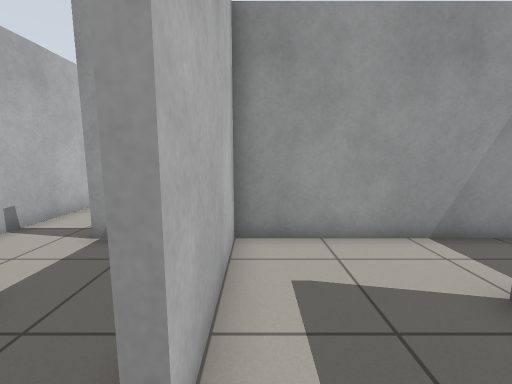
view 1 (above)

22 first-person views from a walk through a world built for the Gazebo simulator. The camera is 0.94 m above the floor, tilts 8° down and sees 90° across. The floor is counted in squares, 0.5 m on a side. Each view is taken from the middle of a square. On the plan, view 1 faces up. The plan holds only what a view shows up to about 15 squares ahead; the rest is blank.

view 2
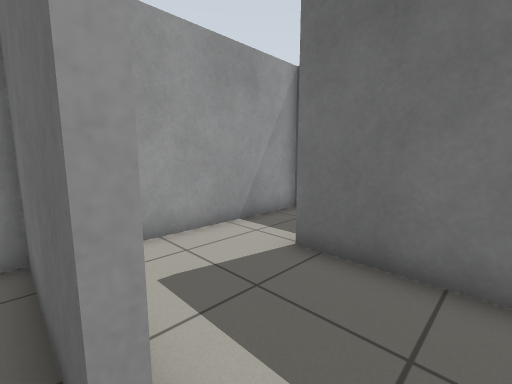

view 3
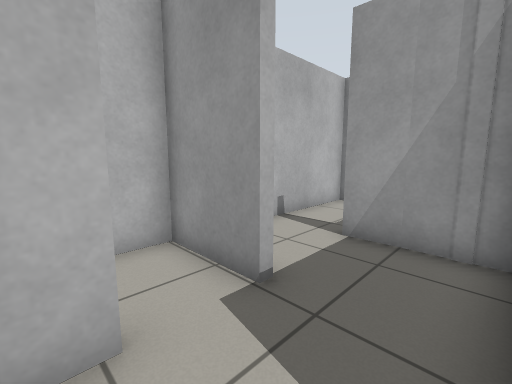

view 4
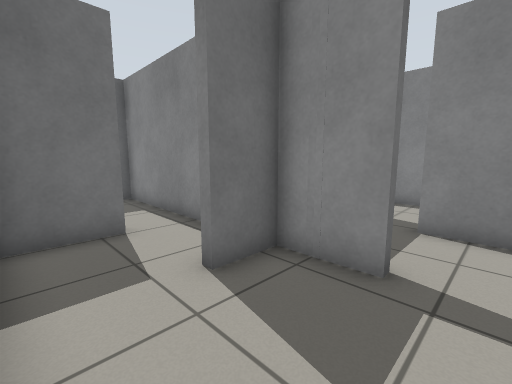

view 5
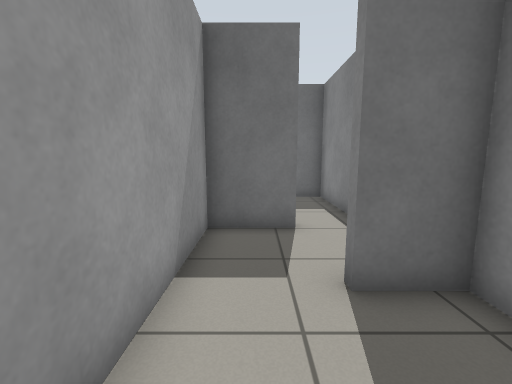

view 6
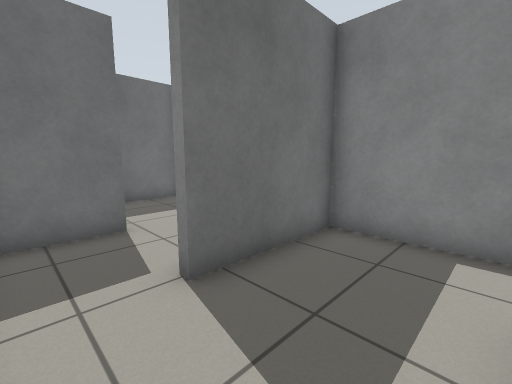

view 7
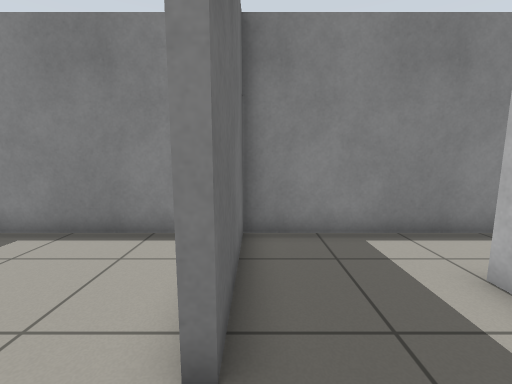

view 8
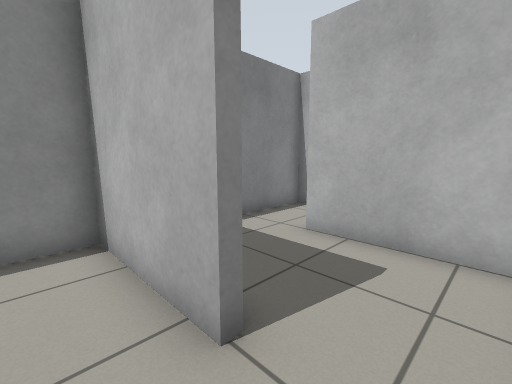

view 9
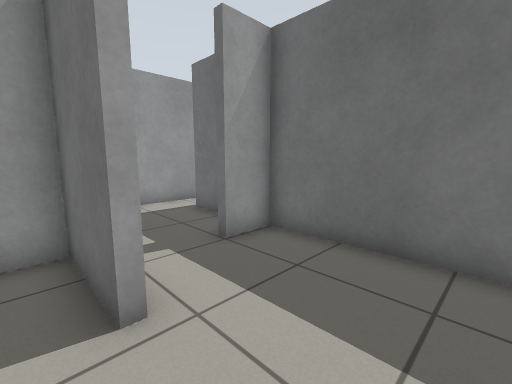

view 10
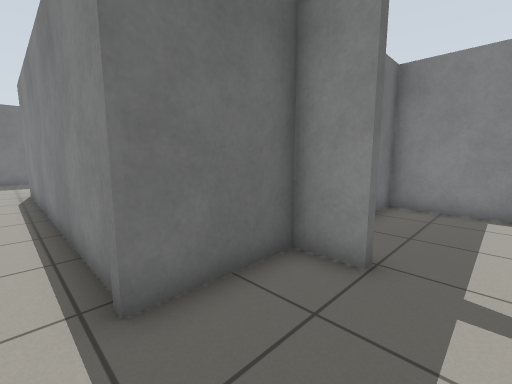

view 11
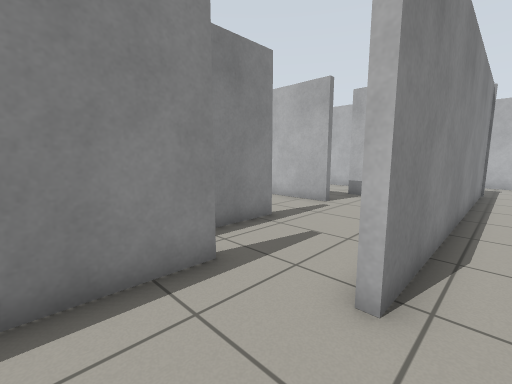

view 12
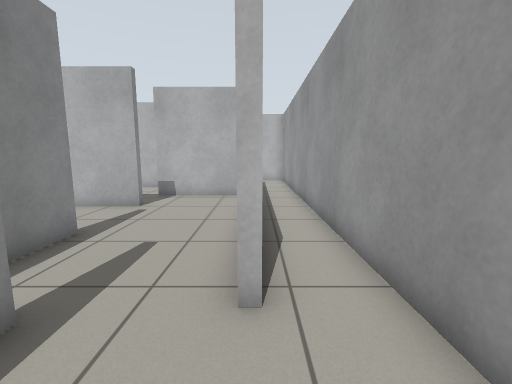

view 13
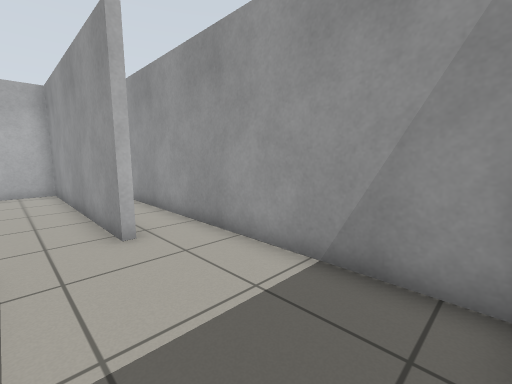

view 14
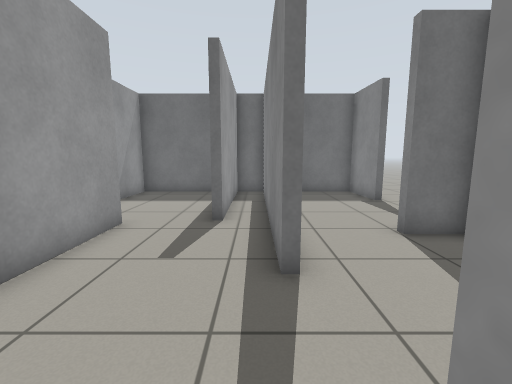

view 15
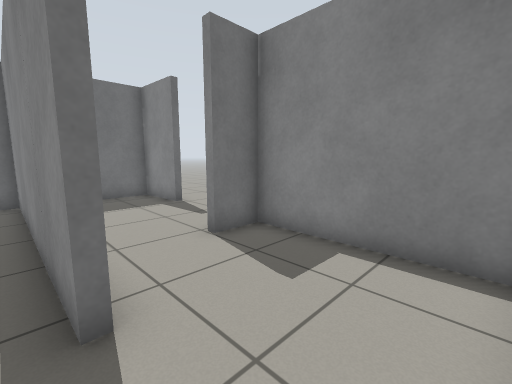

view 16
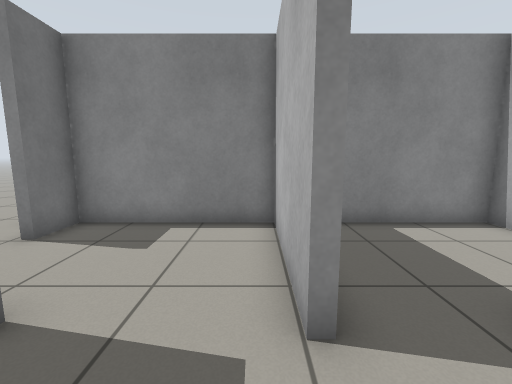

view 17
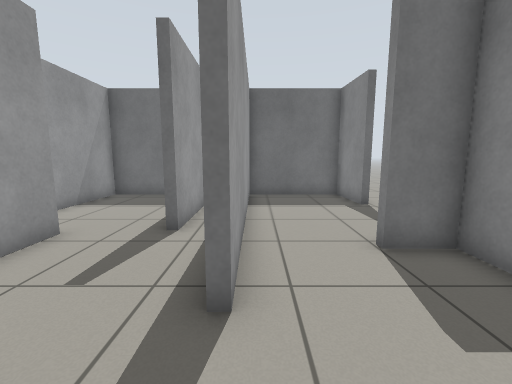

view 18
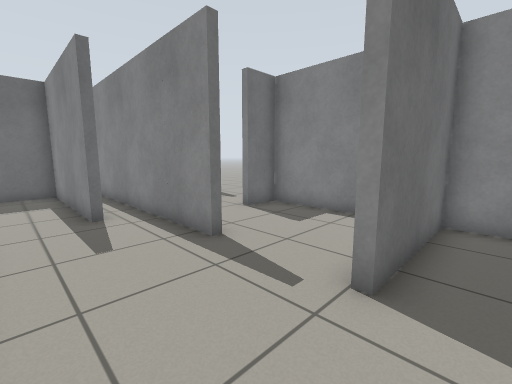

view 19
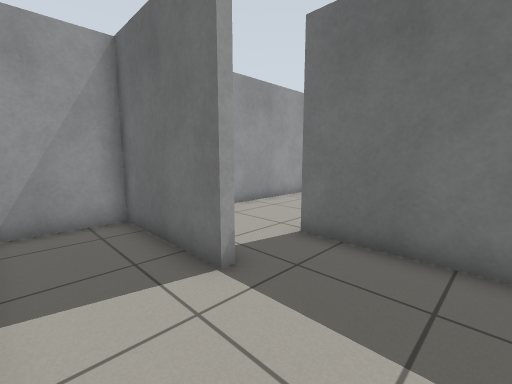

view 20
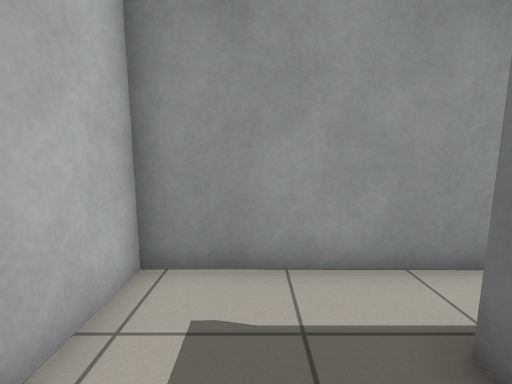

view 21
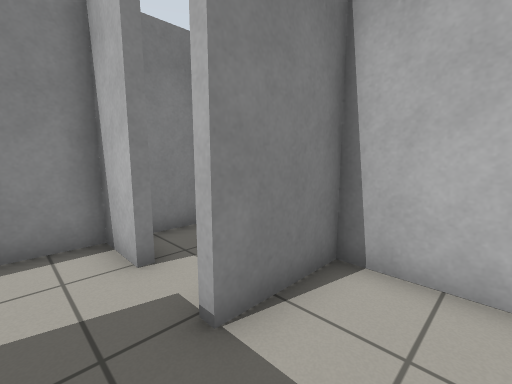

view 22
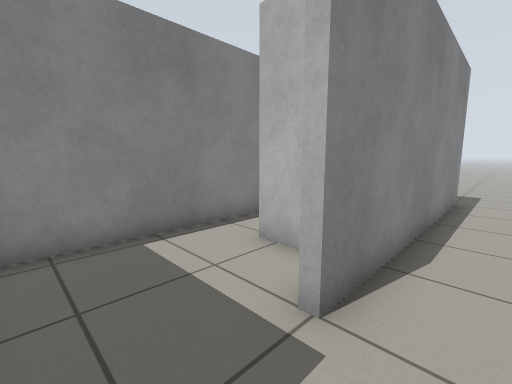

### Floor plan
Points are (right, up) in squares from view 1. A wall is a line through its corners. A room is listed if a view was taken in it or the views show most of it. See-through windows are left out.
Room 1 (view 1)
walls: (-0.6, -1.1) (3.3, -1.1) (3.3, 1.6)
ways out: opening at (-1, 0.5) to room 2; opening at (1, 2.5) to room 4
Room 2 (views 2, 3)
walls: (-3.9, 0.7) (-3.5, 0.7) (-3.5, -1.1) (-0.6, -1.1); (-3.4, 2.6) (-6.2, 2.6) (-6.2, 1.4); (-0.8, 1.3) (-0.8, 2.5); (-5.8, -1.1) (-4.5, -1.1)
ways out: opening at (-1, 0.5) to room 1; opening at (-2.5, 3) to room 3
Room 3 (views 4, 5, 21)
walls: (-3.9, 6) (-1.6, 6) (-1.6, 7.7) (-1.3, 7.7); (-0.3, 6) (1.4, 6); (-6.2, 10.4) (-6.2, 2.9) (-3.4, 2.9); (1.6, 7.9) (1.6, 10.4); (-0.8, 2.5) (-0.8, 5.7) (-3.8, 5.7); (1.6, 10.1) (-3.9, 10.1)
ways out: opening at (-2.5, 3) to room 2; opening at (2, 7) to room 12
Room 4 (views 6, 7)
walls: (3.4, 5.7) (-0.5, 5.7) (-0.5, 1.3); (3.3, 1.6) (3.3, 3.1)
ways out: opening at (1, 2.5) to room 1; opening at (3, 4.5) to room 5
Room 5 (view 8)
walls: (6.8, 2.7) (6.8, 5.7) (3.4, 5.7)
ways out: opening at (3, 4.5) to room 4; opening at (5, 3) to room 6
Room 6 (view 9)
walls: (3.6, 3.1) (3.6, -1.1) (6.6, -1.1)
ways out: opening at (5, 3) to room 5; opening at (7, 1) to room 7
Room 7 (views 10, 20)
walls: (9.5, 4.9) (11.1, 4.9) (11, 8.1) (24.1, 8.1); (6.6, -1.1) (11.1, -1.1) (11.1, 4.6) (9.5, 4.6); (24.5, 10) (7.1, 10.1) (7.1, 7.6)
ways out: opening at (7, 1) to room 6; opening at (24, 9) to room 8
Room 8 (views 11, 12, 13, 14, 15, 16)
walls: (24.1, 7.8) (16.5, 7.8); (20.9, 3.3) (20.9, 3.6) (30.5, 3.6); (30.5, 5) (24.3, 5) (24.3, 5.3) (30.5, 5.3) (30.5, 9.9) (24.5, 10)
ways out: opening at (24, 9) to room 7; opening at (17.9, 4.9) to room 10
Room 9 (view 17)
walls: (27.8, -1.1) (30.5, -1.1) (30.5, 3.4); (30.1, 3.3) (20.9, 3.3); (17.5, 3.6) (17.5, -1.1) (23, -1.1) (23, 0.5)
ways out: opening at (26, -1)
Room 10 (view 18)
walls: (14.5, -1.1) (17.2, -1.1) (17.2, 3.6); (16.5, 7.8) (14.8, 7.8) (14.8, 3.3) (14.5, 3.3)
ways out: opening at (17.9, 4.9) to room 8; opening at (15, 1.5) to room 11
Room 11 (view 19)
walls: (14.5, 3.3) (14.5, 7.8) (11.9, 7.8); (11.4, -1.1) (14.5, -1.1)
ways out: opening at (15, 1.5) to room 10
Room 12 (view 22)
walls: (1.9, 9.1) (1.9, 7.9); (1.4, 6) (6.8, 6) (6.8, 7.1)
ways out: opening at (2, 7) to room 3; opening at (4, 12)

Positions as (right, up) in squares from view 1, and headings:
1: (0, 0), facing up
2: (-1, 0), facing up-right
3: (-1, 0), facing up-left
4: (-5, 10), facing down-right
5: (-5, 9), facing right
6: (0, 5), facing down-right
7: (3, 5), facing down
8: (5, 5), facing down-left
9: (6, 0), facing up-right
10: (8, 9), facing down-right
11: (27, 9), facing down-left
12: (27, 8), facing left
13: (30, 6), facing up-left
14: (17, 4), facing right
15: (18, 4), facing down-right
16: (18, 6), facing down
17: (18, 3), facing right
18: (16, 7), facing down-right
19: (12, 0), facing up-right
20: (9, 6), facing up
21: (-2, 5), facing down-left
22: (6, 12), facing down-left
